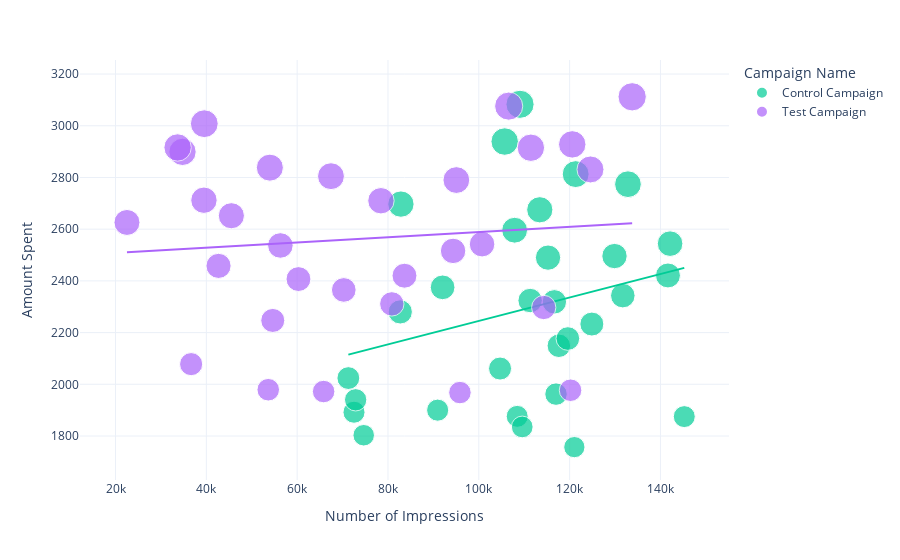

The code cell stored with this chart in its notebook:
### Markdown cell above
A/B testing to find the best marketing strategy.

### Code cell
figure = px.scatter(data_frame=ab_data, 
                    x="Number of Impressions",
                    y="Amount Spent", 
                    size="Amount Spent", 
                    color="Campaign Name", 
                    trendline="ols",
                    color_discrete_map={"neon blue": "#00FFFF", "red": "#FF0000"})
figure.show()

### Figure 1 — Plotly figure (JSON) as saved in the notebook; plotly's stock layout.template omitted (floating-point values rounded to 4 significant figures)
{"data": [{"hovertemplate": "Campaign Name=Control Campaign<br>Number of Impressions=%{x}<br>Amount Spent=%{marker.size}<extra></extra>", "legendgroup": "Control Campaign", "marker": {"color": "#00cc96", "size": [2280, 2149, 2490, 2319, 2697, 1875, 2774, 2024, 2177, 1876, 2596, 1757, 2675, 1803, 2939, 2496, 1892, 1962, 2233, 2061, 2421, 2375, 2343, 2324, 1940, 1835, 3083, 2544, 1900, 2813], "sizemode": "area", "sizeref": 7.78, "symbol": "circle"}, "mode": "markers", "name": "Control Campaign", "orientation": "v", "showlegend": true, "type": "scatter", "x": [82702, 117624, 115247, 116639, 82847, 145248, 132845, 71274, 119612, 108452, 107890, 121040, 113430, 74654, 105705, 129880, 72515, 117006, 124897, 104678, 141654, 92029, 131711, 111306, 72878, 109600.0, 109076, 142123, 90939, 121332], "xaxis": "x", "y": [2280, 2149, 2490, 2319, 2697, 1875, 2774, 2024, 2177, 1876, 2596, 1757, 2675, 1803, 2939, 2496, 1892, 1962, 2233, 2061, 2421, 2375, 2343, 2324, 1940, 1835, 3083, 2544, 1900, 2813], "yaxis": "y"}, {"hovertemplate": "<b>OLS trendline</b><br>Amount Spent = 0.00453629 * Number of Impressions + 1791.44<br>R<sup>2</sup>=0.069265<br><br>Campaign Name=Control Campaign<br>Number of Impressions=%{x}<br>Amount Spent=%{y} <b>(trend)</b><extra></extra>", "legendgroup": "Control Campaign", "marker": {"color": "#00cc96", "symbol": "circle"}, "mode": "lines", "name": "Control Campaign", "showlegend": false, "type": "scatter", "x": [71274, 72515, 72878, 74654, 82702, 82847, 90939, 92029, 104678, 105705, 107890, 108452, 109076, 109600.0, 111306, 113430, 115247, 116639, 117006, 117624, 119612, 121040, 121332, 124897, 129880, 131711, 132845, 141654, 142123, 145248], "xaxis": "x", "y": [2115.0, 2120.0, 2122.0, 2130.0, 2167.0, 2167.0, 2204.0, 2209.0, 2266.0, 2271.0, 2281.0, 2283.0, 2286.0, 2288.0, 2296.0, 2306.0, 2314.0, 2321.0, 2322.0, 2325.0, 2334.0, 2341.0, 2342.0, 2358.0, 2381.0, 2389.0, 2394.0, 2434.0, 2436.0, 2450.0], "yaxis": "y"}, {"hovertemplate": "Campaign Name=Test Campaign<br>Number of Impressions=%{x}<br>Amount Spent=%{marker.size}<extra></extra>", "legendgroup": "Test Campaign", "marker": {"color": "#ab63fa", "size": [3008, 2790, 2420, 2831, 1972, 2537, 2516, 3076, 1968, 1979, 2626, 2542, 2712, 3112, 2899, 2407, 2078, 2928, 2311, 2915, 2247, 2805, 2365, 1977, 2710, 2297, 2458, 2838, 2916, 2652], "sizemode": "area", "sizeref": 7.78, "symbol": "circle"}, "mode": "markers", "name": "Test Campaign", "orientation": "v", "showlegend": true, "type": "scatter", "x": [39550, 95054, 83633, 124591, 65827, 56304, 94338, 106584, 95843, 53632, 22521, 100719, 39470, 133771, 34752, 60286, 36650, 120576, 80841, 111469, 54627, 67444, 70263, 120203, 78451, 114295, 42684, 53986, 33669, 45511], "xaxis": "x", "y": [3008, 2790, 2420, 2831, 1972, 2537, 2516, 3076, 1968, 1979, 2626, 2542, 2712, 3112, 2899, 2407, 2078, 2928, 2311, 2915, 2247, 2805, 2365, 1977, 2710, 2297, 2458, 2838, 2916, 2652], "yaxis": "y"}, {"hovertemplate": "<b>OLS trendline</b><br>Amount Spent = 0.00100671 * Number of Impressions + 2487.98<br>R<sup>2</sup>=0.008600<br><br>Campaign Name=Test Campaign<br>Number of Impressions=%{x}<br>Amount Spent=%{y} <b>(trend)</b><extra></extra>", "legendgroup": "Test Campaign", "marker": {"color": "#ab63fa", "symbol": "circle"}, "mode": "lines", "name": "Test Campaign", "showlegend": false, "type": "scatter", "x": [22521, 33669, 34752, 36650, 39470, 39550, 42684, 45511, 53632, 53986, 54627, 56304, 60286, 65827, 67444, 70263, 78451, 80841, 83633, 94338, 95054, 95843, 100719, 106584, 111469, 114295, 120203, 120576, 124591, 133771], "xaxis": "x", "y": [2511.0, 2522.0, 2523.0, 2525.0, 2528.0, 2528.0, 2531.0, 2534.0, 2542.0, 2542.0, 2543.0, 2545.0, 2549.0, 2554.0, 2556.0, 2559.0, 2567.0, 2569.0, 2572.0, 2583.0, 2584.0, 2584.0, 2589.0, 2595.0, 2600.0, 2603.0, 2609.0, 2609.0, 2613.0, 2623.0], "yaxis": "y"}], "layout": {"legend": {"itemsizing": "constant", "title": {"text": "Campaign Name"}, "tracegroupgap": 0}, "margin": {"t": 60}, "xaxis": {"anchor": "y", "domain": [0, 1], "title": {"text": "Number of Impressions"}}, "yaxis": {"anchor": "x", "domain": [0, 1], "title": {"text": "Amount Spent"}}}}
